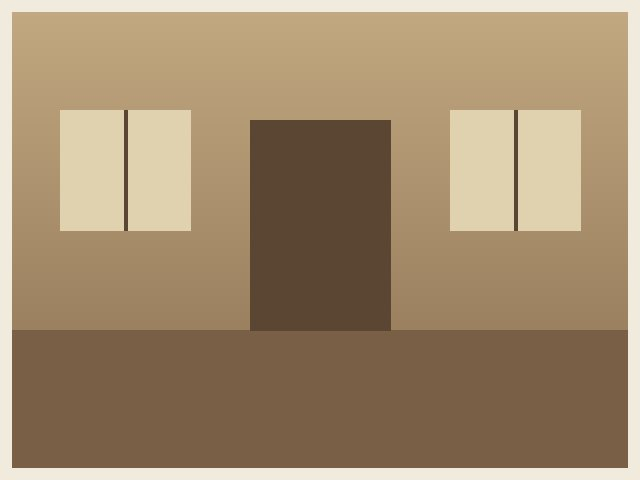
#> input picture projects/example-l-house/assets/521d61d7f8a0f229a4c4b3d3668cdd8b950c56ecd45bcb4feaa38a662ad07c6e.jpg, 640 x 480 px
$ python -i processing.py   (imports and definitions only)
#> lines starting #> are read from the running program, lines starting #| are printed output that depends on the picture
"""Pure image transforms for uploads: orientation fix, metadata strip, resize and thumbnails."""

import io
import struct
from dataclasses import dataclass

from PIL import Image, ImageCms, ImageOps, UnidentifiedImageError

PHOTO_MAX_PX = 4096
THUMB_PX = 320
PROJECT_THUMB_PX = 640
_JPEG_QUALITY = 90
_PNG_MODES = {"1", "L", "LA", "I", "I;16", "P", "RGB", "RGBA"}
_ICC_SPACE = {"1": "GRAY", "L": "GRAY", "LA": "GRAY", "I": "GRAY", "I;16": "GRAY"}
# Pillow reports malformed files with any of these, depending on the codec and where it breaks.
_DECODE_ERRORS = (
    UnidentifiedImageError,
    Image.DecompressionBombError,
    OSError,
    ValueError,
    SyntaxError,
    struct.error,
)


class InvalidImage(ValueError):
    """The bytes are not an image Pillow can decode, or the image is unreasonably large."""


@dataclass(frozen=True)
class EncodedImage:
    """Encoded file bytes plus what the asset metadata needs."""

    data: bytes
    ext: str
    w: int
    h: int


def _open(data: bytes) -> tuple[Image.Image, bytes | None]:
    """Decode fully, with EXIF orientation applied; return the image and its ICC profile.

    Every metadata block is dropped from the image, so no encoder can copy one into its output.
    Palette or colour-key transparency becomes a real alpha channel first, since it lives there.
    """
    try:
        with Image.open(io.BytesIO(data)) as raw:
            img = ImageOps.exif_transpose(raw)
            img.load()
            icc = img.info.get("icc_profile") or None
            if "transparency" in img.info:
                img = img.convert("RGBA")
    except _DECODE_ERRORS as e:
        raise InvalidImage(str(e)) from e
    img.info = {}
    return img, icc


# [35 lines left out: functions _icc_kwargs, _fit, _jpeg, not called in this run]


def clean_photo(data: bytes) -> EncodedImage:
    """Upright, metadata-free JPEG with the long side at most `PHOTO_MAX_PX`."""
    img, icc = _open(data)
    img = _fit(img, PHOTO_MAX_PX)
    return EncodedImage(_jpeg(img, icc), "jpg", *img.size)


# [14 lines left out: functions clean_texture, thumbnail_jpeg, not called in this run]

>>> import cv2
>>> picture = cv2.imread('../../../projects/example-l-house/assets/521d61d7f8a0f229a4c4b3d3668cdd8b950c56ecd45bcb4feaa38a662ad07c6e.jpg', cv2.IMREAD_GRAYSCALE)
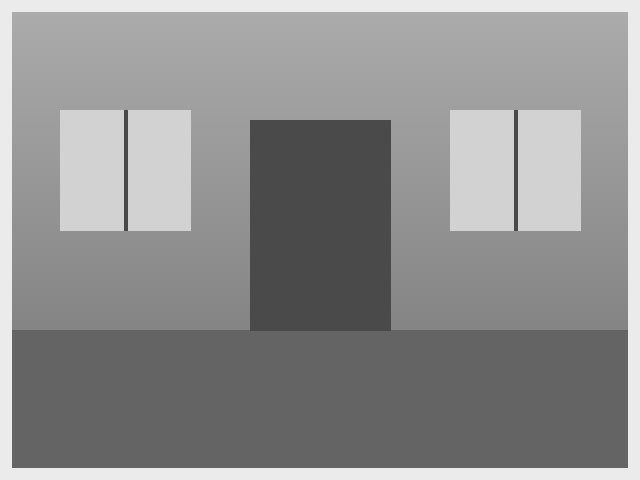
#> picture: shape (480, 640); min 64, max 243, mean 143.2
#> (the run stopped early here; a loop or call above may not have finished)
